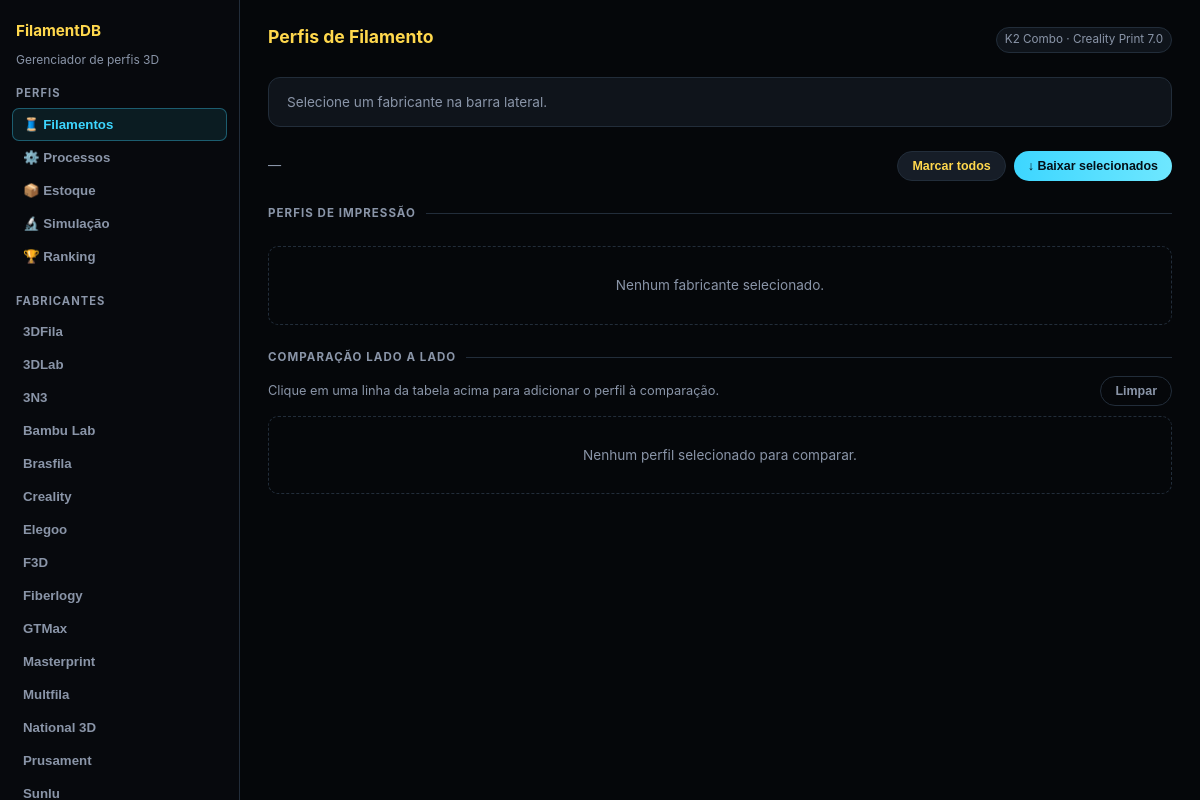
/dashboard, run on the app's committed database.
### tables this page shows
CREATE TABLE manufacturers (
        id INTEGER PRIMARY KEY AUTOINCREMENT,
        name TEXT NOT NULL UNIQUE,
        country TEXT,
        website TEXT,
        notes TEXT
    );

### src/web.py (the view)
    @app.get("/dashboard")
    def dashboard_page():
        return render_template(
            "dashboard.html",
            tree=database.build_tree(),
            process_tree=database.build_process_tree(),
        )

### src/database.py (called while the page is built)
def get_db_connection():
    conn = sqlite3.connect(DB_PATH)
    conn.row_factory = sqlite3.Row
    return conn

### templates/dashboard.html (shortened to what this page needs)
<!doctype html>
<html lang="pt-BR">
<head>
</head>
<body>
<div class="app">
    <aside class="sidebar">
        <div class="sidebar-title">FilamentDB</div>
        <div class="sidebar-sub">Gerenciador de perfis 3D</div>
        <div class="nav-section">
            <div class="nav-section-title">Perfis</div>
            <button type="button" class="nav-btn active" data-view="filaments">🧵 Filamentos</button>
            <button type="button" class="nav-btn" data-view="process">⚙️ Processos</button>
            <button type="button" class="nav-btn" data-view="inventory">📦 Estoque</button>
            <button type="button" class="nav-btn" data-view="simulation">🔬 Simulação</button>
            <button type="button" class="nav-btn" data-view="ranking">🏆 Ranking</button>
        </div>
        <div class="nav-section" id="filament-nav">
            <div class="nav-section-title">Fabricantes</div>
            {% for manufacturer in tree.keys() %}
            <button type="button" class="mfr-btn manufacturer-btn" data-manufacturer="{{ manufacturer }}">
                {{ manufacturer }}
            </button>
            {% endfor %}
        </div>
    </aside>
    <main class="content">
        <div id="filaments-view" class="view-content active">
            <div class="page-header">
                <h1>Perfis de Filamento</h1>
                <span class="badge">K2 Combo · Creality Print 7.0</span>
            </div>
            <div id="mfr-card">
                <div class="muted-txt" style="font-size:.85rem">Selecione um fabricante na barra lateral.</div>
            </div>
            <div class="toolbar">
                <span class="toolbar-label" id="current-label">—</span>
                <div class="actions">
                    <button type="button" id="select-all" class="btn btn-secondary">Marcar todos</button>
                    <button type="button" id="download-selected" class="btn btn-primary">↓ Baixar selecionados</button>
                </div>
            </div>
            <div class="section-lbl">Perfis de impressão</div>
            <div id="table-container">
                <div class="empty">Nenhum fabricante selecionado.</div>
            </div>
            <div id="compare-panel">
                <div class="section-lbl">Comparação lado a lado</div>
                <div class="compare-header">
                    <span class="muted-txt" style="font-size:.8rem">
                        Clique em uma linha da tabela acima para adicionar o perfil à comparação.
                    </span>
                    <button type="button" id="clear-compare" class="btn btn-ghost">Limpar</button>
                </div>
                <div id="compare-placeholder" class="empty">Nenhum perfil selecionado para comparar.</div>
            </div>
        </div>
    </main>
</div>
</body>
</html>

### templates/dashboard.html (style rules this page uses)
:root { --bg: #05070a; --panel: #0f141b; --panel-2: #161d27; --text: #eef1f6; --muted: #8a95a8; --yellow: #ffd84d; --blue: #3dd6ff; --green: #50e8a0; --red: #ff7b72; --purple: #c792ff; --orange: #ffaa4d; --border: #222d3a; --sel-bg: rgba(61,214,255,.09); --sel-ring: rgba(61,214,255,.35); }
*, *::before, *::after { box-sizing: border-box; }
body { margin: 0; font-family: Inter, 'Segoe UI', system-ui, sans-serif; font-size: 13px; line-height: 1.5; background: var(--bg); color: var(--text); }
.app { display: grid; grid-template-columns: 240px 1fr; min-height: 100vh; }
.sidebar { background: #07090d; border-right: 1px solid var(--border); padding: 20px 12px; position: sticky; top: 0; height: 100vh; overflow-y: auto; display: flex; flex-direction: column; gap: 4px; }
.sidebar-title { font-size: .95rem; font-weight: 700; color: var(--yellow); margin-bottom: 4px; padding: 0 4px; }
.sidebar-sub { font-size: .75rem; color: var(--muted); margin-bottom: 12px; padding: 0 4px; }
.nav-section { margin-bottom: 16px; }
.nav-section-title { font-size: .7rem; font-weight: 700; letter-spacing: .09em; text-transform: uppercase; color: var(--muted); margin-bottom: 6px; padding: 0 4px; }
.nav-btn { display: block; width: 100%; background: transparent; border: 1px solid transparent; color: var(--muted); padding: 8px 10px; border-radius: 7px; text-align: left; cursor: pointer; font-size: .83rem; font-weight: 600; transition: all .12s; }
.nav-btn.active { background: var(--sel-bg); color: var(--blue); border-color: var(--sel-ring); }
.mfr-btn { display: block; width: 100%; background: transparent; border: 1px solid transparent; color: var(--muted); padding: 8px 10px; border-radius: 7px; text-align: left; cursor: pointer; font-size: .83rem; font-weight: 600; transition: all .12s; }
.content { padding: 24px 28px 48px; display: flex; flex-direction: column; gap: 24px; min-width: 0; }
.page-header { display: flex; align-items: baseline; justify-content: space-between; gap: 12px; }
.page-header h1 { margin: 0; font-size: 1.1rem; color: var(--yellow); }
.page-header .badge { font-size: .73rem; color: var(--muted); background: var(--panel); border: 1px solid var(--border); padding: 3px 8px; border-radius: 999px; }
#mfr-card { background: var(--panel); border: 1px solid var(--border); border-radius: 12px; padding: 14px 18px; }
.section-lbl { display: flex; align-items: center; gap: 10px; font-size: .72rem; font-weight: 700; letter-spacing: .09em; text-transform: uppercase; color: var(--muted); }
.section-lbl::after { content:''; flex:1; height:1px; background: var(--border); }
.toolbar { display: flex; align-items: center; justify-content: space-between; flex-wrap: wrap; gap: 10px; }
.toolbar-label { font-size: .82rem; color: var(--muted); }
.actions { display: flex; gap: 8px; }
.btn { border: none; padding: 7px 14px; border-radius: 999px; font-weight: 700; font-size: .78rem; cursor: pointer; transition: opacity .12s; }
.btn-primary { background: linear-gradient(90deg,var(--blue),#6ee7ff); color:#041018; }
.btn-secondary { background: var(--panel-2); color:var(--yellow); border:1px solid var(--border); }
.btn-ghost { background: transparent; color:var(--muted); border:1px solid var(--border); }
.muted-txt { color:var(--muted); }
.empty { color:var(--muted); padding:28px; border:1px dashed var(--border); border-radius:10px; text-align:center; font-size:.85rem; }
#compare-panel, #process-compare-panel { display:flex; flex-direction:column; gap:10px; }
.compare-header { display:flex; align-items:center; justify-content:space-between; gap:8px; flex-wrap:wrap; }
.view-content { display: none; }
.view-content.active { display: flex; flex-direction: column; gap: 24px; }

### data on the page
manufacturers: name "3DFila"
manufacturers: name "3DLab"
manufacturers: name "3N3"
manufacturers: name "Bambu Lab"
manufacturers: name "Brasfila"
manufacturers: name "Creality"
manufacturers: name "Elegoo"
manufacturers: name "F3D"
manufacturers: name "Fiberlogy"
manufacturers: name "GTMax"
manufacturers: name "Masterprint"
manufacturers: name "Multfila"
manufacturers: name "National 3D"
manufacturers: name "Prusament"
manufacturers: name "Sunlu"
